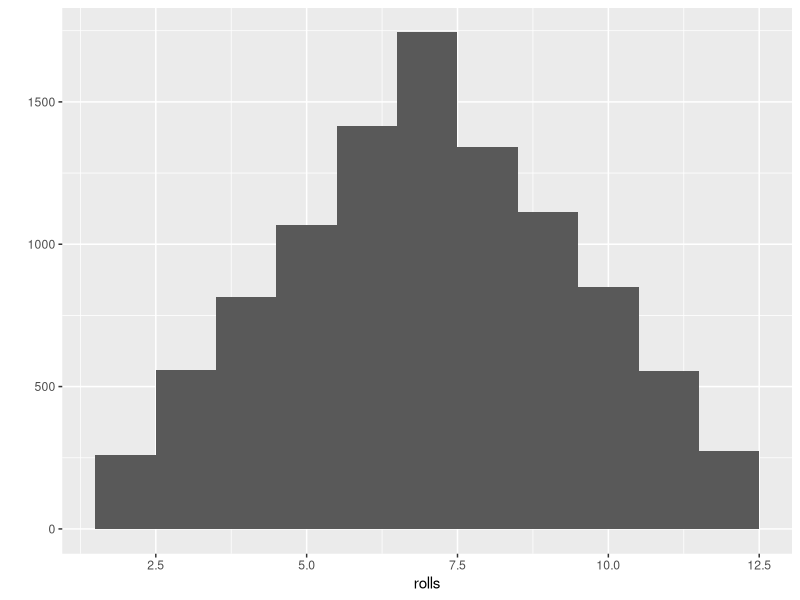
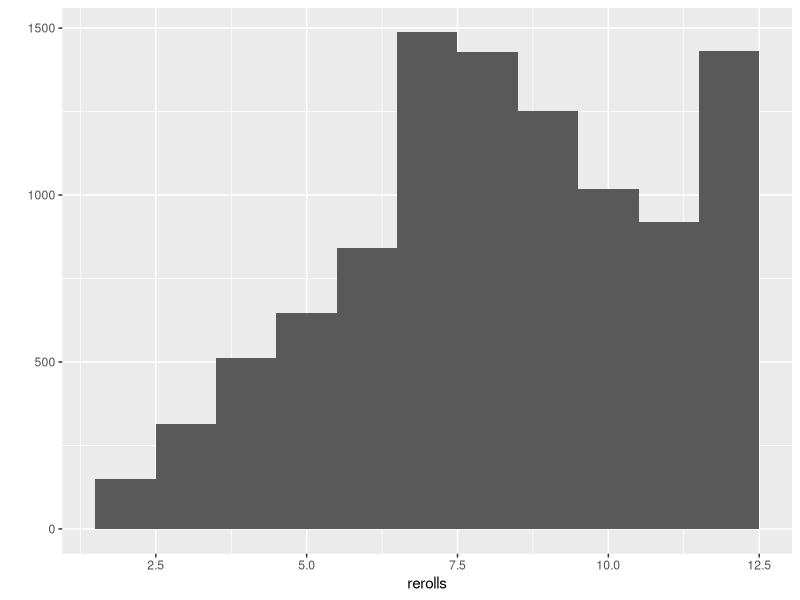

Here is the R script that generated these plots, in order:
## ---- chunk 1
knitr::opts_chunk$set(echo = TRUE)
## ---- chunk 2
library(tidyverse)
library(here)

## ---- chunk 3
die <- 1:6

#standard element-wise mulitplcation (this means shorter vectors will be recyled in order to produce results if vectors are of uneven lengths)
die * die

#For traditional matrix based inner multiplicaiton use "%*%"
die %*% die

#For traditional matrix based outer multiplication use "%o%"
die %o% die

## ---- chunk 4
# sample twice from the vector die but is there replacement? NO!
sample(x = die, size = 2)

args(sample)

sample(x = die, size = 2, replace = TRUE)

roll <- function(){
  die <- 1:6
  dice <- sample(die, size = 2, replace = TRUE)
  sum(dice)
}

roll2 <- function(bones = 1:6){
  dice <- sample(bones, size = 2, replace = TRUE)
  sum(dice)
  
}

## ---- chunk 5

replicate(10, roll())

rolls <- replicate(10000, roll())
qplot(rolls, binwidth = 1)

reroll <- function(m = 1:6){
  dice <- sample(m, size = 2, replace = TRUE,
                 prob = c(1/8, 1/8, 1/8, 1/8, 1/8, 3/8))
  sum(dice)
}

rerolls <-  replicate(10000, reroll())
qplot(rerolls, binwidth = 1)

